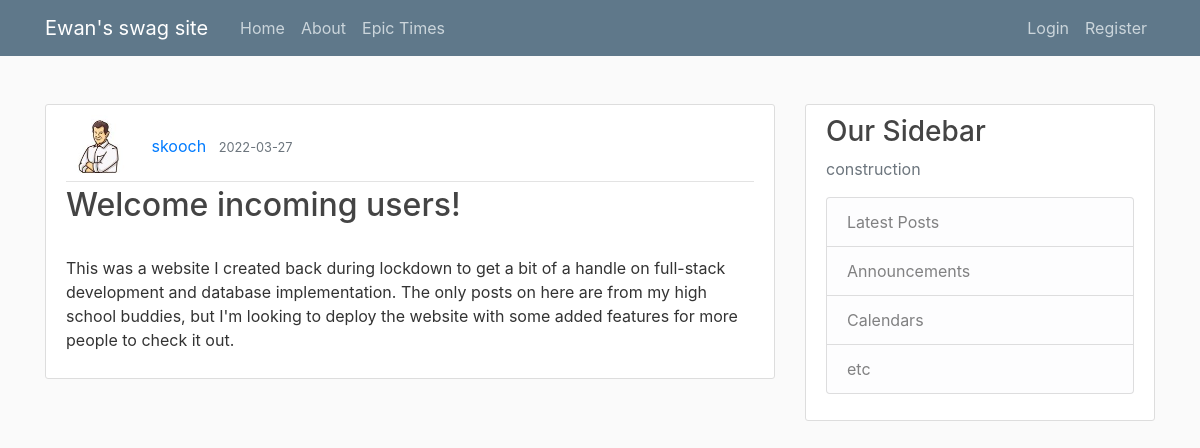
Page /post/13 on the committed database.
### flask_attempt/models.py (models this page shows, shortened)
class User(db.Model, UserMixin):
    id = db.Column(db.Integer, primary_key=True)
    username = db.Column(db.String(20), unique=True, nullable=False)
    email = db.Column(db.String(120), unique=True, nullable=False)
    image_file = db.Column(db.String(20), nullable=False, default='default.jpg')
    password = db.Column(db.String(60), nullable=False)
    posts = db.relationship('Post', backref='author', lazy=True)

class Post(db.Model):
    id = db.Column(db.Integer, primary_key=True)
    title = db.Column(db.String(100), nullable=False)
    date_posted = db.Column(db.DateTime, nullable=False, default=datetime.utcnow)
    content = db.Column(db.Text, nullable=False)
    user_id = db.Column(db.Integer, db.ForeignKey('user.id'), nullable=False)

### flask_attempt/routes.py (the view)
@app.route("/post/<int:post_id>")
def post(post_id):
    post = Post.query.get_or_404(post_id)
    return render_template('post.html',title = post.title, post = post)

### flask_attempt/templates/post.html (shortened to what this page needs)
﻿{% extends "layout.html" %}
{% block content %}
<article class="media content-section">
    <div class="media-body">
        <div class="article-metadata">
            <img class="rounded-circle article-img" src="{{url_for('static',filename = 'profile_pics/' + post.author.image_file)}}" />
            <a class="mr-2" href="{{url_for('user_posts', username = post.author.username)}}">{{ post.author.username }}</a>
            <small class="text-muted">{{ post.date_posted.strftime('%Y-%m-%d') }}</small>
        </div>
        <h2><a class="article-title">{{ post.title }}</a></h2>
        <p class="article-content">
            {{ post.content }}
        </p>
    </div>
</article>
{% endblock content %}

### flask_attempt/static/main.css (style rules this page uses)
body { background: #fafafa; color: #333333; margin-top: 5rem; }
h1, h2, h3, h4, h5, h6 { color: #444444; }
.content-section { background: #ffffff; padding: 10px 20px; border: 1px solid #dddddd; border-radius: 3px; margin-bottom: 20px; }
.article-title { color: #444444; }
.article-content { white-space: pre-line; }
.article-img { height: 65px; width: 65px; margin-right: 16px; }
.article-metadata { padding-bottom: 1px; margin-bottom: 4px; border-bottom: 1px solid #e3e3e3 }

### rows in the picture
User: image_file (picture), author.username "skooch"
Post: date_posted "2022-03-27", title "Welcome incoming users!", content "This was a website I created back during lockdown to get a bit of a handle on full-stack development and database implementation. The only posts on here are from my high school buddies, but I'm looking to deploy the website with some added features for more people to check it out."
